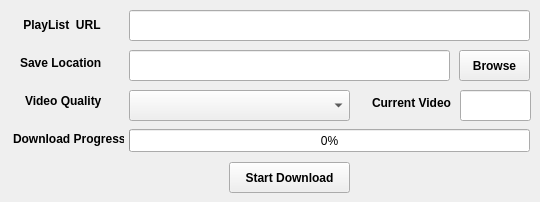
    <widget class="QWidget" name="tab_3">
     <attribute name="title">
      <string>Download Youtube PlayList</string>
     </attribute>
     <widget class="QLineEdit" name="txt_Save_PlayList_Location">
      <property name="geometry">
       <rect>
        <x>129</x>
        <y>50</y>
        <width>321</width>
        <height>31</height>
       </rect>
      </property>
     </widget>
     <widget class="QComboBox" name="cbo_PlayList_Quality">
      <property name="geometry">
       <rect>
        <x>129</x>
        <y>90</y>
        <width>221</width>
        <height>31</height>
       </rect>
      </property>
     </widget>
     <widget class="QPushButton" name="btn_Download_Video_PlayList">
      <property name="geometry">
       <rect>
        <x>229</x>
        <y>162</y>
        <width>121</width>
        <height>31</height>
       </rect>
      </property>
      <property name="font">
       <font>
        <weight>75</weight>
        <bold>true</bold>
       </font>
      </property>
      <property name="text">
       <string>Start Download</string>
      </property>
     </widget>
     <widget class="QLineEdit" name="txt_PlayList_URL">
      <property name="geometry">
       <rect>
        <x>129</x>
        <y>10</y>
        <width>401</width>
        <height>31</height>
       </rect>
      </property>
     </widget>
     <widget class="QLabel" name="label_8">
      <property name="geometry">
       <rect>
        <x>20</x>
        <y>15</y>
        <width>81</width>
        <height>20</height>
       </rect>
      </property>
      <property name="font">
       <font>
        <weight>75</weight>
        <bold>true</bold>
       </font>
      </property>
      <property name="text">
       <string> PlayList  URL</string>
      </property>
     </widget>
     <widget class="QLabel" name="label_9">
      <property name="geometry">
       <rect>
        <x>25</x>
        <y>85</y>
        <width>81</width>
        <height>31</height>
       </rect>
      </property>
      <property name="font">
       <font>
        <weight>75</weight>
        <bold>true</bold>
       </font>
      </property>
      <property name="text">
       <string>Video Quality</string>
      </property>
     </widget>
     <widget class="QProgressBar" name="progressBar_3">
      <property name="geometry">
       <rect>
        <x>129</x>
        <y>129</y>
        <width>401</width>
        <height>23</height>
       </rect>
      </property>
      <property name="value">
       <number>0</number>
      </property>
     </widget>
     <widget class="QLabel" name="label_10">
      <property name="geometry">
       <rect>
        <x>20</x>
        <y>53</y>
        <width>81</width>
        <height>20</height>
       </rect>
      </property>
      <property name="font">
       <font>
        <weight>75</weight>
        <bold>true</bold>
       </font>
      </property>
      <property name="text">
       <string>Save Location</string>
      </property>
     </widget>
     <widget class="QPushButton" name="btn_Browse_For_Save_Video_PlayList">
      <property name="geometry">
       <rect>
        <x>459</x>
        <y>50</y>
        <width>71</width>
        <height>31</height>
       </rect>
      </property>
      <property name="font">
       <font>
        <weight>75</weight>
        <bold>true</bold>
       </font>
      </property>
      <property name="text">
       <string>Browse</string>
      </property>
     </widget>
     <widget class="QLabel" name="label_11">
      <property name="geometry">
       <rect>
        <x>13</x>
        <y>129</y>
        <width>111</width>
        <height>20</height>
       </rect>
      </property>
      <property name="font">
       <font>
        <weight>75</weight>
        <bold>true</bold>
       </font>
      </property>
      <property name="text">
       <string>Download Progress</string>
      </property>
     </widget>
     <widget class="QLabel" name="label_12">
      <property name="geometry">
       <rect>
        <x>372</x>
        <y>93</y>
        <width>81</width>
        <height>20</height>
       </rect>
      </property>
      <property name="font">
       <font>
        <weight>75</weight>
        <bold>true</bold>
       </font>
      </property>
      <property name="text">
       <string>Current Video</string>
      </property>
     </widget>
     <widget class="QLineEdit" name="lineEdit_7">
      <property name="geometry">
       <rect>
        <x>460</x>
        <y>90</y>
        <width>71</width>
        <height>31</height>
       </rect>
      </property>
     </widget>
    </widget>
